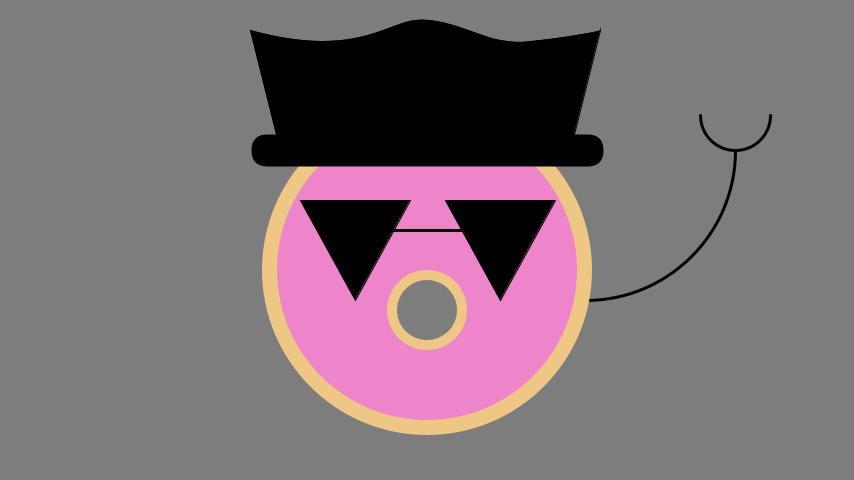
Frame 1 (no input)
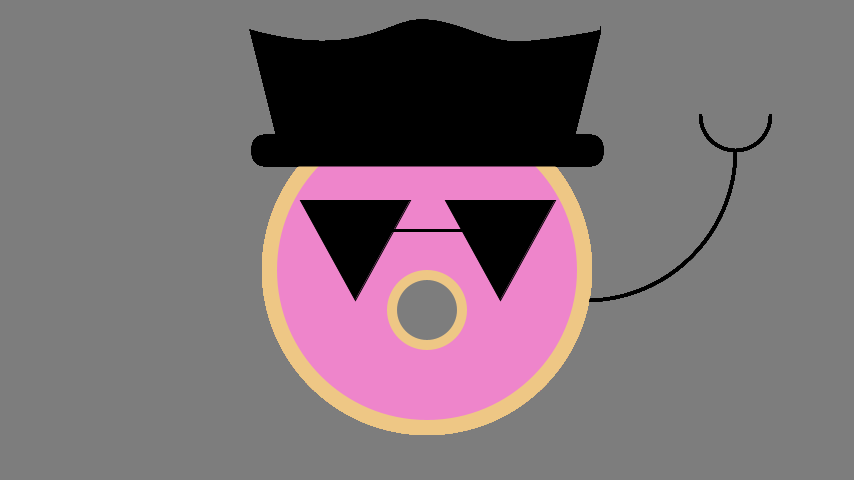
Frame 60 (the mouse pressed at the canvas centre just before this capture)
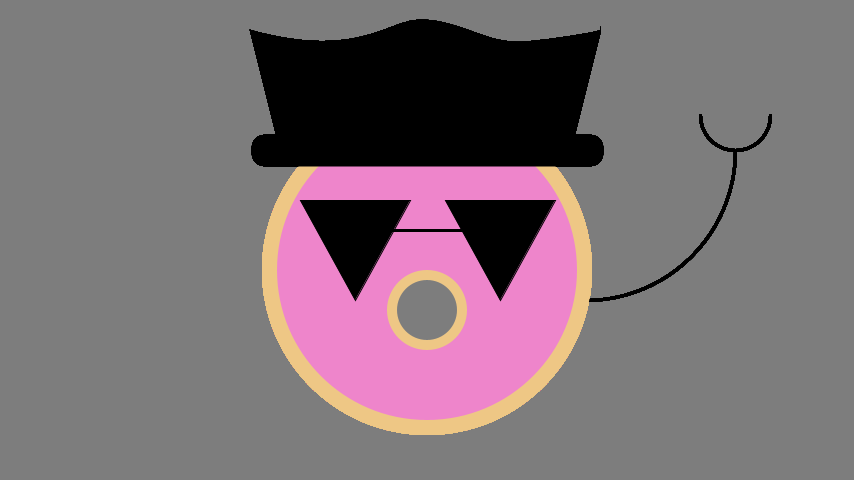
Frame 120 (the mouse held since frame 60 and released just before this capture)

The Processing sketch that drew these frames (run headless with seeded random() and noise(); from frame 60 on, the mouse is pressed at the canvas centre):

// Processing sketch: processing_87154
// ── processing_87154.pde

 int deg;

void setup(){
  size(854,480);
  background(125);
  
  
  
  
}



void draw(){
 
  //right arm//
  stroke(0);
  strokeWeight(3);
  noFill();
  arc(585, 150, 300, 300, 0, radians(90));
  arc(735, 115, 70, 70, 0, radians(180));
  
  noStroke();
  
  
  
  //right arm//
  
  //Donut//
  fill(238,199,133);
  arc(width/2, height/2+30,330,330,radians(0),radians(360));
  noFill();
 //Donut//  
 
 
 //Frosting// 
  fill(238,133,203);
  arc(width/2, height/2+30,300,300,radians(0),radians(360));
  noStroke();
 //Frosting//
 
   //outer hole// 
  fill(238,199,133);
  arc(width/2, height/2+70,80,80,radians(0),radians(360));
  noStroke();
 //inner hole//
 
 //inner hole// 
  fill(125);
  arc(width/2, height/2+70,60,60,radians(0),radians(360));
  noStroke();
 //inner hole//
 
 
 
 
   //glassess left//
  stroke(1);
  strokeWeight(1);
  fill(0);
  beginShape();
  vertex(300,200);
  vertex(410,200);
  curveVertex(410,200);
  vertex(355,300);
 
  endShape(CLOSE);
  noStroke();
  noFill();
  //glassess left//
  
  //connector//
  fill(0);
  stroke(0);
  strokeWeight(3);
  line(380,230,470,230);
  
  //connector//
  
   //glassess right//
  stroke(1);
  strokeWeight(1);
  fill(0);
  beginShape();
  vertex(445,200);
  vertex(555,200);
  curveVertex(495,200);
  vertex(500,300);
 
  endShape(CLOSE);
  noStroke();
  noFill();
  //glassess right//
 
  //Hat//
  
   //top of hat//
  //stroke(255);//
  line(280,150,250,30);
  
  
  
  //top of hat//
  stroke(0);
  fill(0);
  beginShape();
  vertex(280,150);
  vertex(250,30);
  curveVertex(250,30);
  curveVertex(325,60);
  curveVertex(415,20);
  curveVertex(500,40);
  curveVertex(540,40);
  curveVertex(600,30);
  curveVertex(540,30);
  vertex(600,30);
  vertex(570,150);
    
  
  endShape(CLOSE);
  noFill();
  
  
  
  //bill//
  fill(0);
  //stroke(255);//
  strokeWeight(2);
  rectMode(CENTER);
  rect(width/2,150,350,30,30);
  noFill();
  noStroke();
  //bill//
  
 
  
  //star//
  
  //star//
  
  //Hat//
  
  

}
